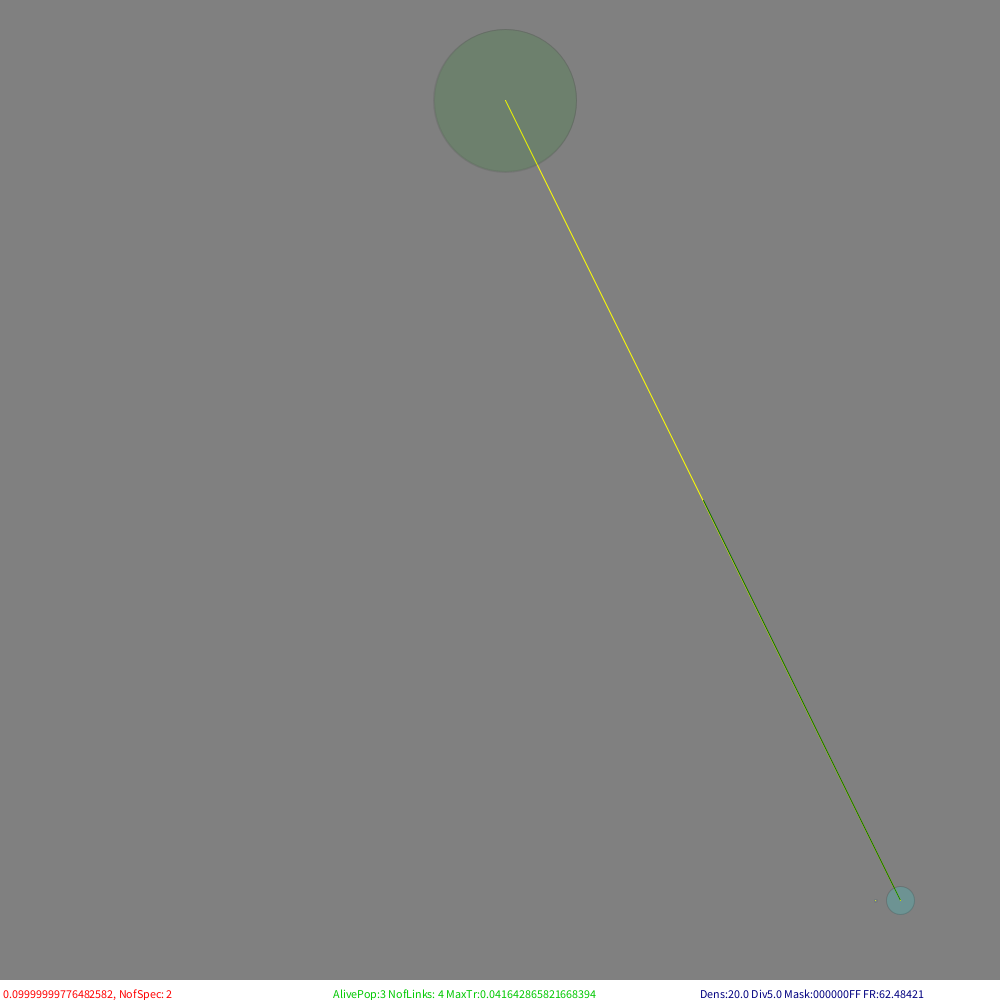
Frame 1 (no input)
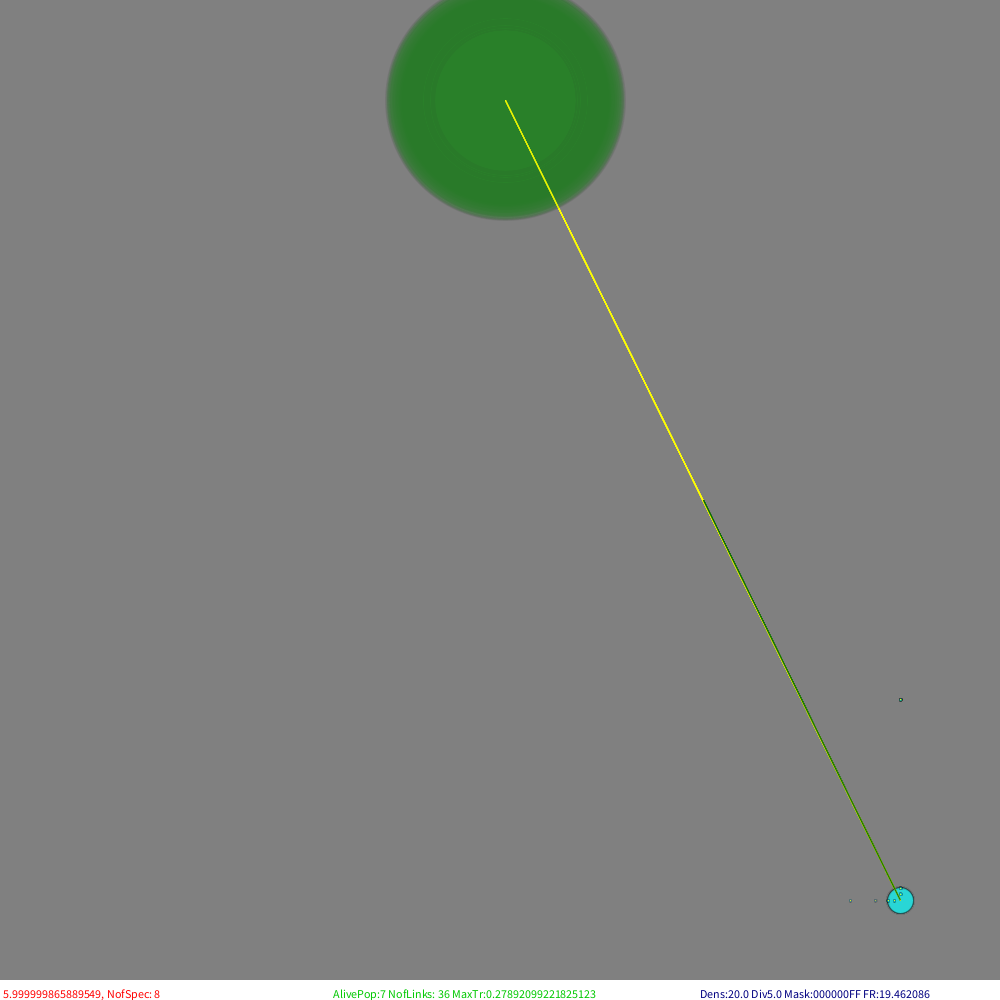
Frame 60 (the mouse pressed at the canvas centre just before this capture)
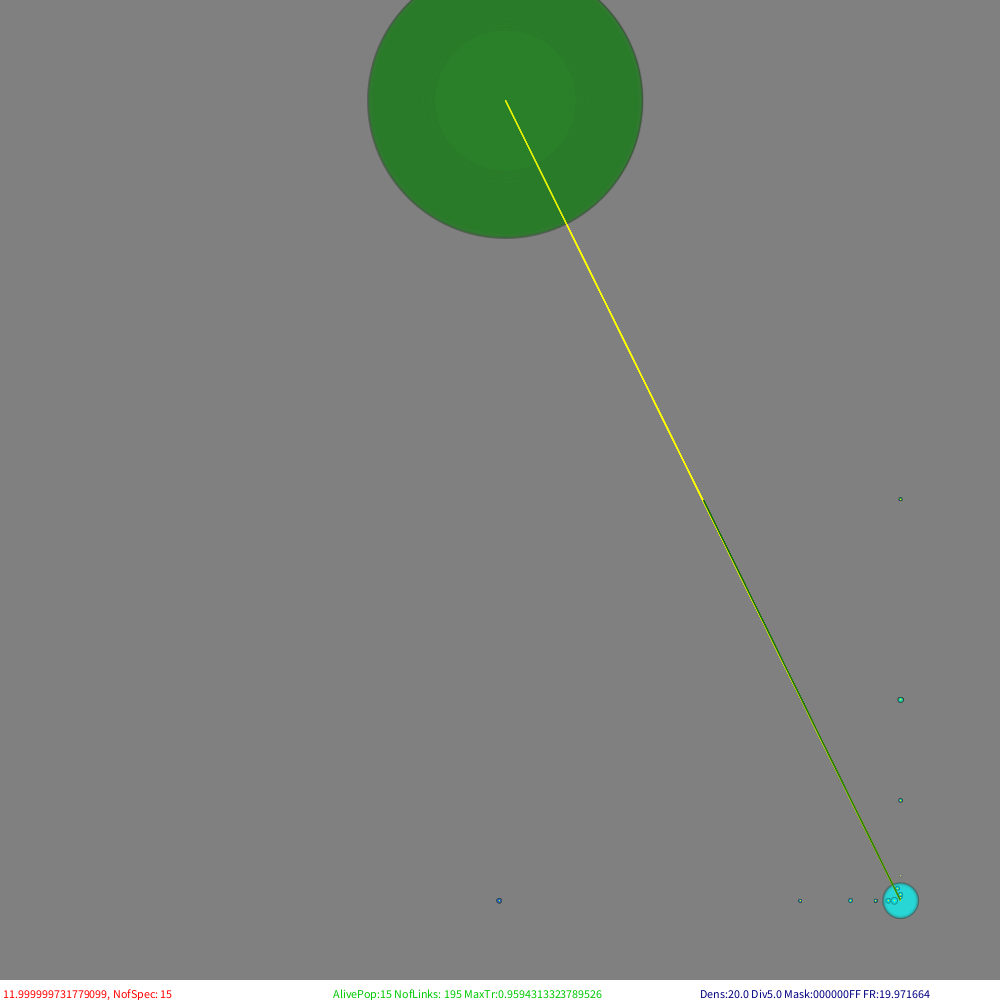
Frame 120 (the mouse held since frame 60 and released just before this capture)

The Processing sketch that drew these frames (run headless with seeded random() and noise(); from frame 60 on, the mouse is pressed at the canvas centre):

// Processing sketch: Populations6b
// ── Populations6b.pde
// BMLVN - Binary Masks Lotka-Voltera Network
//-////////////////////////////////////////////////////////////////////////////////////////////////
// v6 - włącznik zabezpieczenia małych populacji przed mutowaniem
//    - katastrofy: wymuszenie optymalizacji przez losowe uszkadzanie - zmniejszanie biomasy węzłów, 
//      co powinno bardziej szkodzić małym
// v5 - umożliwienie trybu populacji zależnych od rozmiaru środowiska
//    - wprowadzenie inspekcji populacji
//    - możliwość zatrzymywania symulacji bez zatrzymywania wizualizacji
//    - wizualizacja wybranego węzła i jego połączeń wchodzących
// v4 - poprawione kolorowanie i rozmiarowanie blobów
//    - wprowadzone wyłączanie czerwonej składowej (synonimiczne ekologicznie)
//    - POCZĄTEK wprowadzania zalezności od pojemności środowiska
import java.util.Map;
final int MASK=0xff;//0xfff//0xff;//0x3f//0xf;  //Maska znaczących bitów kazdej charakterystyki
final int MASKBITS=8;//12//8;//6//4; //Ile bitów kazdej charakterystyki jest znaczących
final boolean allowSizeSyn=false;//Czy dopuszczamy mutowanie bitów "rozmiaru" czyli synonimiczne ekologicznie gatunki (czerwona składowa)
final int FIDBITS=0x81;//*MAX_INT & MASK*/ Jakie bity ma ustawione niesmiertelne źródło pokarmu ("komin hydrotermalny")
final float   FEEDPORTION=5000; //Ile biomasy zródła maksyymalnie przypływa na jednostkę czasu (jest randomizowane) 
final double  VIRTENVSIZE=25000;//1024*1024?; //Ile "biomasy" jednego gatunku(?) miesci się maksymalnie w środowisku

final float  TIMEQUANT=0.01; //Ile czasu modelu upływa w każdym kroku
final float CATACLISMRATE=0.00002*TIMEQUANT;//Jak często następuje losowa katastrofa populacji - może być zalezna odwrotnie proporcjonalnie od rozmiaru  
final float MUTATIONRATE=0.01*TIMEQUANT;//Jak czesto na krok powstaje mutant w populacji - może być zalezna proporcjonalnie od rozmiaru
final float   TIMEDUMP=0.999; //Ile zasobów zostaje na skutek zużycia czasowego w każdym kwancie czasu

final float LINKMINWEIGHT=0.05;//Jakie najsłabsze linki uznajemy za istniejące przy łączeniu populacji
final float MINSTART=2; //Startowy zasób "biomasy" populacji mutanta
final boolean FORCEMINSTART=false;//Czy zbyt małe populacje mogą mutować czy po prostu zmieniają się całe
final boolean CLEAN=true;    //Czy czyścić sieć z martwych populacji?

//Parametry wizualizacji
final int STEPperFRAME=10; //Ile kroków symulacji pomiędzy wizualizacjami
final int FRAMES=20;
final int startX=100;
final int startY=100;
final float size=800;
float BACKGROUNDDENSITY=10; //Im większa wartośc tym szybciej znika stara zawartośc rysunku 
float      VDENSITY=20;//Maksymalna intensywność pojedynczej krawędzi
float     DENSITYDIV=5;//Ponizej jakiej całkiem intensywności rezygnujemy z wświetlania < VDENSITY/DENSITYDIV
float   bubleRad=2;//Współczynnik proporcjonalności promienia bloba do pierwiastka z biomasy populacji
int     console=0;
boolean simulationRun=true;
boolean mutantConnVis=false;
boolean VISTRANSFERS=true;

class aSpecies //Informacja o gatunku
{
  int suscepBits;//susceptibility bits (maska "obrony")
  int activeBits;//activity bits (maska "ataku")
  int maxsize;
  float sizelog;//logarytm z maxsize przydatny do wizualizacji
  String _key=null;
  
  aSpecies(int tB,int sB,int ms)
   { suscepBits=tB;activeBits=sB;maxsize=ms;sizelog=log(1+ms);}
  aSpecies(aSpecies p)
   { suscepBits=p.suscepBits;activeBits=p.activeBits;maxsize=p.maxsize;sizelog=p.sizelog;}
  aSpecies()
   {suscepBits=0;activeBits=0;maxsize=0;sizelog=0;}
  String Key()
   {
     if(_key==null) 
     {
     int form=(MASKBITS+3)/4;
     _key=hex(suscepBits,form)+":"+hex(activeBits,form);
     if(allowSizeSyn)
         _key+=":"+hex(maxsize,form);
     }
     return _key;
   }
}

HashMap<String,aSpecies> speciesDictionary=new HashMap<String,aSpecies>();

class aPopulation //Informacja o populacji jakiegoś gatunku
{
  double biomas;
  double currincome;//wpływy troficzne w aktualnym kroku
  double currloss;//straty troficzne w aktualnym kroku
  
  aSpecies species; 
  aPopulation(aSpecies sp,float bim)
  { species=sp; biomas=bim;}
  aPopulation()
  { biomas=0; }
}

class aPopLink
{
  aPopulation source;//Kto jest eksploatowany
  aPopulation target;//Kto jest ekspluatującym
  double      weight;//Siła związku eksploatacji
  double   lasttransfer;//Do celów statystycznych
  aPopLink(aPopulation so,aPopulation ta,double w)
  {
    source=so;target=ta;weight=w;lasttransfer=0;
  }
}

class anArea //Obszar z wieloma populacjami
{
  ArrayList<aPopulation> populations;
  ArrayList<aPopLink>    trophNet;
  int alivePopulations=0;
  anArea()
  {
    populations=new ArrayList<aPopulation>(0);
    trophNet=new ArrayList<aPopLink>(0);
  }
  int findPopulOf(aSpecies what)//Znajduje populację danego gatunku
  {
    for(int i=0;i<populations.size();i++)
     if(populations.get(i).species==what)//To samo
      return i;
   
    return -1;//Nie ma
  }
  void addPopulation(aPopulation what,boolean test)
  {
    if(test
    && findPopulOf(what.species)>=0) //już jest
    return;//NIC NIE ROBIĆ!
    
    populations.add(what);//Dodajemy nową.
    makeConnections(this,what);//Funkcja tworząca połączenia troficzne dla nowej populacji 
  }
  boolean delPopulation(aPopulation what)
  {
    if(console>0) println("Removing ",what.species.Key());
    removeConnections(this,what);
    return populations.remove(what);//SUKCES or FAIL TODO CHECK
  }
  boolean delPopulation(int iwhat)
  {
    aPopulation what=populations.get(iwhat);
    if(what!=null)
    {
      if(console>0) println("Removing ",what.species.Key());
      removeConnections(this,what);
      populations.remove(iwhat);
      return true;//SUKCES
    }
    return false;//FAIL
  }
  //"Friends"
  //void makeConnections(anArea self,aPopulation what);
  //void removeConnections(anArea self,aPopulation what);
  //void createnewspecies(anArea self);//Powstawanie populacji przez mutację któregoś z bitów
  //void timeStep(anArea self) //Upływ czasy dla obszaru z populacjami
}

anArea island=new anArea(); //Pojemnik na zbiór populacji - na razie pojedynczy

void setup()
{
  //noSmooth();
  size(1000,1000);
  background(128); //Clear the window
  noStroke();
  noFill();
  frameRate(FRAMES); //frames per second
  
  //Simple feeding source. 
  /////////////////////////////////////////////////////////////
  //Zero oznacza że nie jest pełnoprawną częścią sieci
  aSpecies FID=new aSpecies( FIDBITS, 0 ,1);
  aPopulation FP=new aPopulation(FID,FEEDPORTION);
  println("Feed is ",FID.Key()," ofs:",FID.sizelog);
  island.addPopulation(FP,false);
  
  
  //Przodek czyli LUA. Nie może mieć żadnego zera
  //////////////////////////////////////////////////////
  aSpecies LUA=//new aSpecies( int(1+random(MAX_INT & MASK)) & MASK,int(1+random(MAX_INT & MASK)) & MASK,1);//random LUA
                new aSpecies( MASK, MASK ,1);//Full autotrophic LUA
  String luaKey=LUA.Key();
  println("LUA is ",luaKey," ofs:",LUA.sizelog);
  speciesDictionary.put(luaKey,LUA);
  island.addPopulation(new aPopulation(LUA,MINSTART*100),false);//Dużo żeby zawsze wystartował, potem jak jest więcej populacji to nie taki problem
  island.alivePopulations=2;
}

void keyPressed() 
{
  switch(key)
  {
  case 's': simulationRun=false; break;
  case 'r': simulationRun=true; break;
  case 'm': mutantConnVis=!mutantConnVis; break;
  case 'M': mutantConnVis=false; break;
  case ' ': VISTRANSFERS=!VISTRANSFERS; break;
  case ',': VDENSITY/=2;if(VDENSITY<10) VDENSITY=10;break;
  case '.': VDENSITY+=10;if(VDENSITY>255) VDENSITY=255;break;
  case '>': DENSITYDIV++;break;
  case '<': DENSITYDIV--;if(DENSITYDIV<2) DENSITYDIV=2;break;
  default:println("Command '"+key+"' unknown");break;
  }
}

void draw()
{
  if(island.alivePopulations<2) return;//Model się skończył przedwczesnie
  println(" Step: ",StepCounter, ": ");
  
  noStroke(); 
  fill(128,BACKGROUNDDENSITY);//TŁO mocno półprzejrzyste
  rect(0,0,width,height-20);
  if(StepCounter==0)
  {
      drawArea(island);
      println("first draw");
  }
  
  if(simulationRun)
    runSteps(STEPperFRAME);
  if(VISTRANSFERS) 
      drawTransfers(island);
  drawArea(island);
  
  noStroke();
  fill(255);
  rect(0,height-20,width,20);//STATUS LINE
  if(simulationRun)
      fill(255,0,0);
  else
      fill(0);
  text(StepCounter+", NofSpec: "+speciesDictionary.size(),3,height-2);
  fill(0,200,0);
  text("AlivePop:"+island.alivePopulations+" NofLinks: "+island.trophNet.size()+" MaxTr:"+maxTransfer,width/3,height-2);
  fill(0,0,128);
  text((VISTRANSFERS?"Dens:"+VDENSITY+" Div"+DENSITYDIV:" ")+" Mask:"+hex(MASK)+" FR:"+frameRate,700,height-2); 
  println();
}

double sqr(double a)
{
  return a*a;
}

int searchedX=-1;
int searchedY=-1;
aPopulation theSelected=null;
double minDist2Selec=MAX_INT;
double maxTransSelec=-MAX_INT;
boolean Clicked=false;

void mouseClicked()
{
  Clicked=true;
  searchedX=mouseX;
  searchedY=mouseY;
}

void drawArea(anArea is)
{
  if(Clicked)//Żądanie zmiany wybranego
  {
     minDist2Selec=MAX_INT;
     maxTransSelec=-MAX_INT;
     println("  Looking for ",searchedX,searchedY);
     Clicked=false;
  }
  noStroke();
  for(aPopulation popul: is.populations)
  {
    double b=popul.biomas;

    if(b>0.0)
    {
      float fSusc=popul.species.suscepBits;
      float fActi=popul.species.activeBits;
      float ofs=popul.species.sizelog;
      
      float x=(float)(startX+size*fSusc/MASK+ofs);
      float y=(float)(startY+size*fActi/MASK+ofs); 
      float SINT=255.0*((float)popul.species.maxsize/MASK);
      float XINT=255.0*(fSusc/MASK);
      float YINT=255.0*(fActi/MASK);
      
       //float R=(float)(1+Math.log(1.0+b)*bubleRad);
      float R=(float)(Math.sqrt(b)*bubleRad);
      if(R<1){ R=1; print(',');}//Musi być choc slad
      
      stroke(SINT,0,0,VDENSITY);//Trzeci chromosom - marker
      fill(SINT,XINT,YINT,VDENSITY);//"ciało"
      ellipse(x,y,R,R);
      if(popul.currincome>popul.currloss)
        stroke(255,255,0);
      else
        stroke(255,0,0);
      point(x,y);//"serce" 
      
      
      if(searchedX>0 && searchedY>0)
      {
        double dist2=Math.sqrt(sqr(x-searchedX)+sqr(y-searchedY));//Szukanie print(dist2,", ");
        if(dist2 < minDist2Selec)
        {
          minDist2Selec=dist2;        //print(" ? ");
          theSelected=popul;
        }
      }
      else //Jak już znalezione poprzednio
      if(popul==theSelected)
      {
        noFill(); stroke(255);
        ellipse(x,y,R+1,R+1);
        fill(128); noStroke();
        rect(0,0,400,25);
        fill(255);
        text(popul.species.Key()+" Bio: "+popul.biomas+"  "+binary(popul.species.suscepBits,MASKBITS)+":"+binary(popul.species.activeBits,MASKBITS),1,20);
      }
    }
    else
    {
      float ofs=popul.species.sizelog;
      float x=startX+size*((float)popul.species.suscepBits/MASK)+ofs;
      float y=startY+size*((float)popul.species.activeBits/MASK)+ofs;
      stroke(0,0,0);
      point(x,y); //print(".");
      noStroke();
    }
  }
  
  //NIE SZUKA DO NASTĘPNEGO KLIKNIECIA
  searchedX=-1;
  searchedY=-1;
}

void drawTransfers(anArea is)
{
  for(aPopLink lnk:is.trophNet)//Wizualizacja intereackji
  if(lnk.source.biomas>0
  && lnk.target.biomas>0 )//link jest istotny
  {
      float intensity=(float)(VDENSITY*(lnk.lasttransfer/maxTransfer));  
      if(lnk.target==theSelected
      || intensity>VDENSITY/DENSITYDIV )
      //&& intensity/DENSITYDIV>0)//Jak za dużo jest 
      {
        float of1=lnk.source.species.sizelog;
        float x1=startX+(float)(size*float(lnk.source.species.suscepBits)/MASK+of1);
        float y1=startY+(float)(size*float(lnk.source.species.activeBits)/MASK+of1);
        float of2=lnk.target.species.sizelog;
        float x2=startX+(float)(size*float(lnk.target.species.suscepBits)/MASK+of2);
        float y2=startY+(float)(size*float(lnk.target.species.activeBits)/MASK+of2);
        if(lnk.target==theSelected)//Trzeba (?) niestety powtórzyć sprawdzanie warunku
        {
          if(maxTransSelec<lnk.lasttransfer)
             maxTransSelec=lnk.lasttransfer;//Na początku może być trochę kiepsko ale się naprawi w kolejnych wizualizacjach
          int inten=(int)(255*(lnk.lasttransfer/maxTransSelec));
          stroke(255,inten);
          line(x1,y1,x2,y2);
          println("   ",lnk.lasttransfer,lnk.target.species.Key(),"<-",lnk.source.species.Key() );
        }
        if(lnk.lasttransfer>=maxTransfer)
        {
          intensity=255;
          stroke(intensity,intensity,0);
          println(" M ",lnk.lasttransfer,lnk.target.species.Key(),"<-",lnk.source.species.Key() );
        }
        else
        {
          //intensity/=DENSITYDIV;//Czy to konieczne?
          stroke(0,200,0,intensity);
        }
        line(x1,y1,x2,y2);
        stroke(0,100,0,intensity);
        line(x2,y2,(x1+x2)/2,(y1+y2)/2);
      }
  }
}

double StepCounter=0;
void runSteps(int NofS)
{
  for(int sc=0;sc<NofS;sc++)//odlicza kroki symulacji
  {
    StepCounter+=TIMEQUANT;
    if(CATACLISMRATE>0) trytokillspecies(island);  
    if(MUTATIONRATE>0) createnewspecies(island);
    timeStep(island); //Karmienie zewnętrznym zasobem o parametrach ustalonych (ważne parametry modelu) 
  }
}

void trytokillspecies(anArea self)
{
  for(aPopulation popul:self.populations)
  {
    if(VIRTENVSIZE>1)
    {
      if(random((float)(popul.biomas/VIRTENVSIZE)) > CATACLISMRATE )//Liczba osobników w populacji zmniejsza szanse wymarcia
      {
        //println("Skipedd");
           continue;
      }
    }
    else //w przeciwnym wypadku ignorujemy wielkośc populacji
    {
      if(random(1.0)>CATACLISMRATE)
      {
        //println("Skipedd");
           continue;
      }
    }
    //print(" CATASTR.: ",popul.biomas);
    popul.biomas*=1-random(1)*random(1)*random(1);//*random(1)*random(1)*random(1);//Zmniejsza się trochę lub bardziej, ale rozkład jest "pareto" - "bardziej" jest rzadkie
    //if(popul.biomas<1) println(" --> ",popul.biomas,"   !!!");  
}
}

void createnewspecies(anArea self)
{ //println("Who of us is able to mutate?");
  for(int i=1;i<self.populations.size();i++)//Musi być taka pętla bo mutacje modyfikują tablice populacji
  {
    aPopulation popul=self.populations.get(i);//Kolejna
    
    if((popul.biomas<=MINSTART && FORCEMINSTART) //Zbyt małe populacje nie mutują jeśli chcemy to zabezpieczyć
    || popul.species.suscepBits==0 
    || popul.species.activeBits==0)
    continue; //jeśli gdzieś jest 0 to nie jest prawdziwa populacja - nie może mutować
    //print("Mutation of...");
    
    if(VIRTENVSIZE>1)
    {
      if(random(1.0) > MUTATIONRATE * popul.biomas/popul.species.maxsize)//Liczba osobników w populacji zwiększa szanse mutacji
      {
        //println("Skipedd");
           continue;
      }
    }
    else //w przeciwnym wypadku ignorujemy wielkośc populacji
    {
      if(random(1.0)>MUTATIONRATE)
      {
        //println("Skipedd");
           continue;
      }
    }
    
    
    aSpecies newSpec=new aSpecies(popul.species);
    //JAK OKREŚLAMY GDZIE JEST MUTACJA?
    int bitpos=(allowSizeSyn?int(random(3*MASKBITS)):int(random(2*MASKBITS)));
    if(bitpos<MASKBITS) // int suscepBits;
    {
      newSpec.suscepBits=swithbit(newSpec.suscepBits,bitpos);
      if(newSpec.suscepBits==0) return; //KONSTRUKT ZABRONIONY
    }
    else
    if(bitpos<MASKBITS*2)// int activeBits;
    {
      newSpec.activeBits=swithbit(newSpec.activeBits,bitpos-MASKBITS);
      if(newSpec.activeBits==0) return; //KONSTRUKT ZABRONIONY
    }
    else
    if(bitpos<MASKBITS*3)// int maxsize;
    {
      newSpec.maxsize=swithbit(newSpec.maxsize,bitpos-MASKBITS*2);
      if(newSpec.maxsize==0) return; //KONSTRUKT ZABRONIONY
      newSpec.sizelog=log(1+newSpec.maxsize);
    }
    else
    {
      println(" WRONG MUTATION!");
      return;
    }
    
    //WSTAWIANIE NOWEJ POPULACJI
    //popul.currloss+=MINSTART;//Czy to będzie efektywne? TODO NIE!!!
    popul.biomas-=MINSTART; //KOSZT POTOMNEJ POPULACJI
      
    String newKey=newSpec.Key();
    aSpecies test=speciesDictionary.get(newKey);//Czy już jest ten "gatunek"?
    if(test==null)
    {
      speciesDictionary.put(newKey,newSpec);
      if(console>1) println("+"+newKey+" "+newSpec.sizelog+' ');
      else 
      if(console>=0) print("+");
      self.addPopulation(new aPopulation(newSpec,MINSTART),false);//już sprawdziliśmy że jest to nowy gatunek
    }
    else
    {
      int where=self.findPopulOf(test);
      if(where>=0) //JEST
      {
        aPopulation tmp=self.populations.get(where);
        if(tmp.biomas==0)
        {
          if(console>1) print("0");
        }
        else
          if(console>1) print("|");
        tmp.biomas+=MINSTART;//Dodajemy biomasy do istniejącej populacji (lub martwej)
        if(console>0) println(' '+newKey+" o!");
      }
      else
      {
        self.addPopulation(new aPopulation(test,MINSTART),false);//Dodajemy (ponownie) populacje do tego obszaru/wyspy
        if(console>1) println("->Recreaction of population!!!");
        else
        if(console>=0) print('R');
      }
    }
  }
}

void removeConnections(anArea self,aPopulation what)
//Funkcja usuwająca wszystkie powiązania danej populacji przed jej usunięciem z listy
{
  int ileBylo=self.trophNet.size();
  for(int i=0;i<self.trophNet.size();i++)
  {
    aPopLink lnk=self.trophNet.get(i);
    if(lnk.source==what
    || lnk.target==what)
    {
      if(console>0) println("Remove ",lnk.source.species.Key(),"->",lnk.target.species.Key() );
      self.trophNet.remove(lnk);
      i--;
    }
  }
  if(console>1) println(' ',self.trophNet.size()-ileBylo," links");
}

void makeConnections(anArea self,aPopulation what)
//Funkcja tworząca połączenia troficzne dla nowej populacji 
{
  strokeWeight(2); 
  int ileBylo=self.trophNet.size();
  if(console>1) print(what.species.Key()," Bio:",what.biomas,' ');
  aSpecies mySpec=what.species;
  
  int susceptibility=mySpec.suscepBits & MASK;//Dla pewności ;-)
  int activity=      mySpec.activeBits & MASK;
  float ofs=what.species.sizelog;
  
  aSpecies othSpec;
  for(aPopulation popul: self.populations)
  if((othSpec=popul.species)!=mySpec)//Interakcje populacji samej ze sobą są bez sensu merytorycznego
  {
      int othsusceptibility=othSpec.suscepBits & MASK;//MASK dla pewności ;-)
      int othactivity=      othSpec.activeBits & MASK;
      //Waga związku danej populacji do nowej (what)
      double Wd=((othsusceptibility & activity)/((double)activity))   *((othsusceptibility & activity)/((double)othsusceptibility));
      //Waga związku nowej populacji do danej
      double Wr=((susceptibility & othactivity)/((double)othactivity))*((susceptibility & othactivity)/((double)susceptibility));
      if(Wd>LINKMINWEIGHT) 
      {
          //if(othsusceptibility == activity)
          //  println("!!!Add ",Wd,mySpec.Key(),"->",popul.species.Key(),binary(othsusceptibility,MASKBITS)," exp.by ",binary(activity,MASKBITS));
          self.trophNet.add(  new aPopLink(popul,what,Wd) );//związek danej populacji do nowej (what)
      }
      if(Wr>LINKMINWEIGHT) 
      {
          //if(susceptibility == othactivity)
          //  println("!!!Add ",Wr,mySpec.Key(),"<-",popul.species.Key() ,binary(susceptibility,MASKBITS)," exp.by ",binary(othactivity,MASKBITS) );
          self.trophNet.add(  new aPopLink(what,popul,Wr) );//związek nowej populacji do danej
      }
      //New mutant relations visualisation
      if(mutantConnVis
      && popul.biomas>0)
      {
        if(Wd>LINKMINWEIGHT || Wr>LINKMINWEIGHT)//Wstępny test
        {
          float x1=startX+(float)(size*float(susceptibility)/MASK+ofs);
          float y1=startY+(float)(size*float(activity)/MASK+ofs);
          float ofo=othSpec.sizelog;
          float x2=startX+(float)(size*float(othsusceptibility)/MASK+ofo);
          float y2=startY+(float)(size*float(othactivity)/MASK+ofo);
          //String mark=(Wd>Wr*10?">>":(Wr>Wd*10?"<<":"~~"));
          //println(x1,y1,x2,y2,Wd,mark,Wr);
          if(Wd*VDENSITY>VDENSITY/DENSITYDIV)//Sterowanie dokładnościa prezentacji linków
          {
            stroke(255,0,0,(float)(Wd*VDENSITY));
            line(x1,y1,x2,y2);
            stroke(255,255,0,(float)(Wd*VDENSITY));
            line(x2,y2,(x2+x1)/2,(y2+y1)/2);
          }
          if(Wr*VDENSITY>VDENSITY/DENSITYDIV)
          {
            stroke(255,0,0,(float)(Wr*VDENSITY));
            line(x2,y2,x1,y1);
            stroke(255,255,0,(float)(Wr*VDENSITY));
            line(x1,y1,(x2+x1)/2,(y2+y1)/2);
          }
        }
      }
  }
  strokeWeight(1);
  if(console>1) println('+',self.trophNet.size()-ileBylo," links");
}

/*
class aPopLink
{
  aPopulation source;//Kto jest eksploatowany
  aPopulation target;//Kto jest ekspluatującym
  double      weight;//Siła związku eksploatacji
  aPopLink(aPopulation so,aPopulation ta,double w)
  {
    source=so;target=ta;weight=w;
  }
}
*/

double maxTransfer=0;
void timeStep(anArea self) //Upływ czasu dla obszaru z populacjami
{  
  for(aPopulation popul: self.populations)
  { //Zerowanie "buforów interakcji"
    popul.currincome=0;
    popul.currloss=0;
  }
  
  maxTransfer=0;
  for(aPopLink lnk:self.trophNet)//Obliczenie wszystkich interakcji
  if(lnk.source.biomas>0
  && lnk.target.biomas>0 )//link jest istotny
  { //TIMEQUANT!
    double transfer=lnk.weight*lnk.source.biomas*TIMEQUANT;
    if(VIRTENVSIZE>1) //Jeśli istotny jest współczynnik kontaktu populacji ze sobą
      transfer*=lnk.source.biomas/VIRTENVSIZE*lnk.target.biomas/VIRTENVSIZE;
    if(transfer>maxTransfer) 
            maxTransfer=transfer;
    //println("Tr:",transfer,' ');
    lnk.lasttransfer=transfer;
    lnk.target.currincome+=transfer;
    lnk.source.currloss+=transfer;
  }
  
  //Karmienie zewnętrznym zasobem o parametrach ustalonych (ważne parametry modelu) 
  //Najprostrza wersja - jedno źródło podstawowe
  self.populations.get(0).currincome=random(FEEDPORTION)*TIMEQUANT;//Samo się doda za chwilę
  if(console>1) print(self.populations.get(0).currloss,self.populations.get(0).currincome);//Jak z wykożystaniem pokarmu
  if(self.populations.get(0).biomas<=0)
  {
    self.populations.get(0).biomas=1;//Zrodlo zewnetrzne jest niesmiertelne!
    if(console>0) print(" !!! ");
  }
  
  //Podsumowanie interakcji 
  for(aPopulation popul: self.populations)
  if(popul.biomas>0)//jeszcze jest to istotna populacja
  { //TIMEQUANT!
    popul.biomas+=popul.currincome;
    popul.biomas-=popul.currloss;
  }
  
  if(console>3) 
     print("Source biomas A:",self.populations.get(0).biomas);
  
  //...i upływu czasu
  self.alivePopulations=0;
  for(aPopulation popul: self.populations)
  if(popul.biomas>0)//nadal jeszcze jest istotny
  {
    popul.biomas=popul.biomas*TIMEDUMP;
    if(popul.biomas<1) 
        popul.biomas=0;
    else
        self.alivePopulations++;
        
    if(VIRTENVSIZE>1
    && popul.biomas>VIRTENVSIZE)
      popul.biomas=VIRTENVSIZE;
  }
  
  if(CLEAN)//Mniejsza lub równa zero!?
  for(int i=1;i<self.populations.size();i++)
  {
    if(self.populations.get(i).biomas<=0
    && self.delPopulation(i) )
    {
      if(console>=0)print('-'); 
        i--;
    }
  }
  
  if(console>2) 
    println(" Source biomas B:",self.populations.get(0).biomas);
  else
    print('/');
}

//pomocnicza funkcja do mutowania bitów
int swithbit(int sou,int pos)//flip-flopuje bit na pozycji
{
  if(pos>=MASKBITS)
  {
    println(" Mutation autside BITMASK");
    return sou;
  }
  //Jest poprawny
  int bit=0x1<<pos;
  if(console>3) print(":"+bit+" ");
  return sou^bit;//xor should do the job?
}

//-/////////////////////////////////////////////////////////////////////////////////////////
//  https://www.researchgate.net/profile/WOJCIECH_BORKOWSKI
//-/////////////////////////////////////////////////////////////////////////////////////////
